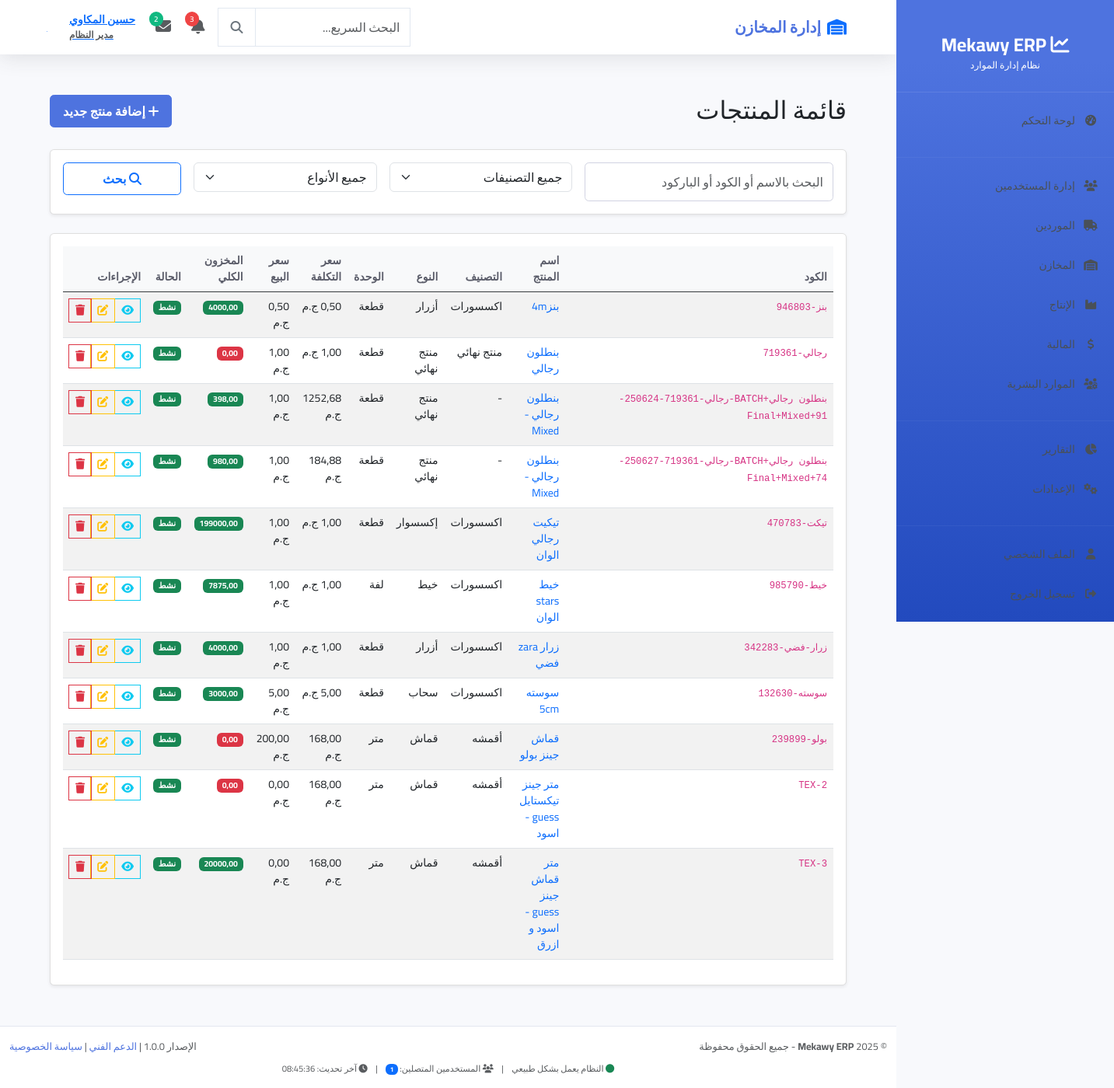
The app's page /warehouses/products/ (signed in) with its own data.
### users/models.py (models this page shows, shortened)
class User(AbstractUser):
    ROLE_CHOICES = [
        ('admin', 'مدير النظام'),
        ('manager', 'مدير'),
        ('warehouse_manager', 'مدير المخازن'),
        ('warehouse_employee', 'موظف مخازن'),
        ('production_manager', 'مدير الإنتاج'),
        ('accountant', 'محاسب'),
        ('employee', 'موظف'),
        ('viewer', 'مشاهد فقط'),
    ]
    email = models.EmailField(unique=True, verbose_name="البريد الإلكتروني")
    phone = models.CharField(max_length=20, blank=True, null=True, verbose_name="رقم الهاتف")
    role = models.CharField(max_length=20, choices=ROLE_CHOICES, default='employee', verbose_name="الدور")
    department = models.CharField(max_length=100, blank=True, null=True, verbose_name="القسم")
    profile_picture = models.ImageField(upload_to='profile_pics/', blank=True, null=True, verbose_name="الصورة الشخصية")
    is_active = models.BooleanField(default=True, verbose_name="نشط")
    created_at = models.DateTimeField(auto_now_add=True, verbose_name="تاريخ الإنشاء")
    updated_at = models.DateTimeField(auto_now=True, verbose_name="آخر تحديث")
    USERNAME_FIELD = 'email'
    REQUIRED_FIELDS = ['username', 'first_name', 'last_name']
    class Meta:
        db_table = 'users_user'
        verbose_name = 'مستخدم'
        verbose_name_plural = 'المستخدمون'
    @property
    def full_name(self):
        return f"{self.first_name} {self.last_name}".strip()

### warehouses/models.py (models this page shows, shortened)
class Product(models.Model):
    UNIT_CHOICES = [
        ('piece', 'قطعة'),
        ('dozen', 'دستة (12 قطعة)'),
        ('sarya6', 'ساريه (6 قطع)'),
        ('sarya4', 'ساريه (4 قطع)'),
        ('shk48', 'شيكارة (48 قطعة)'),
        ('shk30', 'شيكارة (30 قطعة)'),
        ('kg', 'كيلوجرام'),
        ('meter', 'متر'),
        ('roll', 'لفة'),
    ]
    PRODUCT_TYPES = [
        ('fabric', 'قماش'),
        ('thread', 'خيط'),
        ('button', 'أزرار'),
        ('zipper', 'سحاب'),
        ('accessory', 'إكسسوار'),
        ('finished', 'منتج نهائي'),
    ]
    name = models.CharField(max_length=200, verbose_name="اسم المنتج")
    code = models.CharField(max_length=50, unique=True, verbose_name="كود المنتج")
    barcode = models.CharField(max_length=100, blank=True, verbose_name="الباركود")
    category = models.ForeignKey(Category, on_delete=models.SET_NULL, null=True, verbose_name="الفئة")
    product_type = models.CharField(max_length=20, choices=PRODUCT_TYPES, default='fabric', verbose_name="نوع المنتج")
    cost_price = models.DecimalField(max_digits=10, decimal_places=2, default=0, verbose_name="سعر التكلفة")
    unit = models.CharField(max_length=20, choices=UNIT_CHOICES, default='piece', verbose_name="الوحدة")
    unit_new = models.ForeignKey(Unit, on_delete=models.PROTECT, null=True, blank=True, verbose_name="الوحدة الجديدة")
    selling_price = models.DecimalField(max_digits=10, decimal_places=2, default=0, verbose_name="سعر البيع")
    min_stock_level = models.PositiveIntegerField(default=0, verbose_name="الحد الأدنى للمخزون")
    is_active = models.BooleanField(default=True, verbose_name="نشط")
    created_at = models.DateTimeField(auto_now_add=True, verbose_name="تاريخ الإنشاء")
    class Meta:
        verbose_name = "منتج"
        verbose_name_plural = "المنتجات"
    @property
    def total_stock(self):
        return sum(item.quantity for item in self.stock_items.all())

class Category(models.Model):
    name = models.CharField(max_length=100, verbose_name="اسم التصنيف")
    description = models.TextField(blank=True, verbose_name="الوصف")
    is_active = models.BooleanField(default=True, verbose_name="نشط")
    class Meta:
        verbose_name = "تصنيف"
        verbose_name_plural = "التصنيفات"

class StockItem(models.Model):
    warehouse = models.ForeignKey(Warehouse, on_delete=models.CASCADE, related_name='stock_items', verbose_name="المخزن")
    product = models.ForeignKey(Product, on_delete=models.CASCADE, related_name='stock_items', verbose_name="المنتج")
    quantity = models.DecimalField(max_digits=10, decimal_places=2, default=0, validators=[MinValueValidator(0)], verbose_name="الكمية")
    reserved_quantity = models.DecimalField(max_digits=10, decimal_places=2, default=0, validators=[MinValueValidator(0)], verbose_name="الكمية المحجوزة")
    location = models.CharField(max_length=100, blank=True, verbose_name="الموقع")
    last_updated = models.DateTimeField(auto_now=True, verbose_name="آخر تحديث")
    class Meta:
        unique_together = ['warehouse', 'product']
        verbose_name = "عنصر مخزون"
        verbose_name_plural = "عناصر المخزون"

### warehouses/views.py (the view)
# urls.py: path('products/', views.ProductListView.as_view(), name='product_list'),
class ProductListView(LoginRequiredMixin, ListView):
    model = Product
    template_name = 'warehouses/product_list.html'
    context_object_name = 'products'
    paginate_by = 25
    def get_queryset(self):
        queryset = Product.objects.select_related('category').all()
        search = self.request.GET.get('search')
        category = self.request.GET.get('category')
        product_type = self.request.GET.get('product_type')
        if search:
            queryset = queryset.filter(
                Q(name__icontains=search) |
                Q(code__icontains=search) |
                Q(barcode__icontains=search)
            )
        if category:
            queryset = queryset.filter(category_id=category)
        if product_type:
            queryset = queryset.filter(product_type=product_type)
        return queryset.order_by('name')

### templates/warehouses/product_list.html (shortened to what this page needs)
{% extends 'warehouses/base.html' %}
{% load static %}
{% block warehouse_content %}
<div class="container-fluid">
    <div class="row mb-4">
        <div class="col-md-8">
            <h2>قائمة المنتجات</h2>
        </div>
        <div class="col-md-4 text-end">
            {% if user.role in 'admin,warehouse_manager' %}
            <a href="{% url 'warehouses:product_add' %}" class="btn btn-primary">
                <i class="fas fa-plus"></i> إضافة منتج جديد
            </a>
            {% endif %}
        </div>
    </div>
    <div class="card mb-4">
        <div class="card-body">
            <form method="get" class="row g-3">
                <div class="col-md-4">
                    <input type="text" name="search" class="form-control" placeholder="البحث بالاسم أو الكود أو الباركود" value="{{ request.GET.search }}">
                </div>
                <div class="col-md-3">
                    <select name="category" class="form-select">
                        <option value="">جميع التصنيفات</option>
                    </select>
                </div>
                <div class="col-md-3">
                    <select name="product_type" class="form-select">
                        <option value="">جميع الأنواع</option>
                    </select>
                </div>
                <div class="col-md-2">
                    <button type="submit" class="btn btn-outline-primary w-100">
                        <i class="fas fa-search"></i> بحث
                    </button>
                </div>
            </form>
        </div>
    </div>
    <div class="card">
        <div class="card-body">
            <div class="table-responsive">
                <table class="table table-striped table-hover">
                    <thead class="table-dark">
                        <tr>
                            <th>الكود</th>
                            <th>اسم المنتج</th>
                            <th>التصنيف</th>
                            <th>النوع</th>
                            <th>الوحدة</th>
                            <th>سعر التكلفة</th>
                            <th>سعر البيع</th>
                            <th>المخزون الكلي</th>
                            <th>الحالة</th>
                            <th>الإجراءات</th>
                        </tr>
                    </thead>
                    <tbody>
                        {% for product in products %}
                        <tr>
                            <td><code>{{ product.code }}</code></td>
                            <td>
                                <a href="{% url 'warehouses:product_detail' product.pk %}" class="text-decoration-none">
                                    {{ product.name }}
                                </a>
                            </td>
                            <td>{{ product.category.name|default:"-" }}</td>
                            <td>{{ product.get_product_type_display }}</td>
                            <td>{{ product.get_unit_display }}</td>
                            <td>{{ product.cost_price }} ج.م</td>
                            <td>{{ product.selling_price }} ج.م</td>
                            <td>
                                <span class="badge bg-{% if product.total_stock <= product.min_stock_level %}danger{% else %}success{% endif %}">
                                    {{ product.total_stock }}
                                </span>
                            </td>
                            <td>
                                {% if product.is_active %}
                                <span class="badge bg-success">نشط</span>
                                {% else %}
                                <span class="badge bg-secondary">غير نشط</span>
                                {% endif %}
                            </td>
                            <td>
                                <div class="btn-group btn-group-sm">
                                    <a href="{% url 'warehouses:product_detail' product.pk %}" class="btn btn-outline-info" title="عرض">
                                        <i class="fas fa-eye"></i>
                                    </a>
                                    {% if user.role in 'admin,warehouse_manager' %}
                                    <a href="{% url 'warehouses:product_edit' product.pk %}" class="btn btn-outline-warning" title="تعديل">
                                        <i class="fas fa-edit"></i>
                                    </a>
                                    {% if user.role == 'admin' %}
                                    <a href="{% url 'warehouses:product_delete' product.pk %}" class="btn btn-outline-danger" title="حذف">
                                        <i class="fas fa-trash"></i>
                                    </a>
                                    {% endif %}
                                    {% endif %}
                                </div>
                            </td>
                        </tr>
                        {% endfor %}
                    </tbody>
                </table>
            </div>
        </div>
    </div>
</div>
{% endblock %}

### templates/partials/navbar.html (shortened to what this page needs)
<nav class="navbar navbar-expand-lg">
    <div class="container-fluid px-3">
        <div class="navbar-brand mb-0 fw-bold fs-5">
            {% block page_title %}
                {% if request.resolver_match.url_name == 'index' %}
                    <i class="fas fa-tachometer-alt text-primary me-2"></i>لوحة التحكم
                {% elif 'users' in request.resolver_match.app_name %}
                    <i class="fas fa-users text-primary me-2"></i>إدارة المستخدمين
                {% elif 'suppliers' in request.resolver_match.app_name %}
                    <i class="fas fa-truck text-primary me-2"></i>إدارة الموردين
                {% elif 'warehouses' in request.resolver_match.app_name %}
                    <i class="fas fa-warehouse text-primary me-2"></i>إدارة المخازن
                {% elif 'production' in request.resolver_match.app_name %}
                    <i class="fas fa-industry text-primary me-2"></i>إدارة الإنتاج
                {% elif 'finance' in request.resolver_match.app_name %}
                    <i class="fas fa-chart-line text-primary me-2"></i>إدارة المالية
                {% elif 'hr' in request.resolver_match.app_name %}
                    <i class="fas fa-users-cog text-primary me-2"></i>الموارد البشرية
                {% else %}
                    <i class="fas fa-chart-line text-primary me-2"></i>Mekawy ERP
                {% endif %}
            {% endblock %}
        </div>
        <div class="d-flex align-items-center gap-2">
            <div class="search-container d-none d-md-block">
                <div class="input-group">
                    <input type="text" class="form-control search-input" placeholder="البحث السريع..." style="width: 200px;">
                    <button class="btn btn-outline-secondary search-btn" type="button">
                        <i class="fas fa-search"></i>
                    </button>
                </div>
            </div>
            <div class="dropdown">
                <button class="btn btn-link position-relative p-2" data-bs-toggle="dropdown">
                    <i class="fas fa-bell fs-5 text-muted"></i>
                    <span class="notification-badge">3</span>
                </button>
            </div>
            <div class="dropdown">
                <button class="btn btn-link position-relative p-2" data-bs-toggle="dropdown">
                    <i class="fas fa-envelope fs-5 text-muted"></i>
                    <span class="message-badge">2</span>
                </button>
            </div>
            <div class="dropdown">
                <button class="btn btn-link d-flex align-items-center gap-2 p-2" data-bs-toggle="dropdown">
                    <div class="user-info text-end d-none d-lg-block">
                        <div class="fw-semibold">{{ user.get_full_name|default:user.username }}</div>
                        <small class="text-muted">{{ user.get_role_display|default:"مستخدم" }}</small>
                    </div>
                    {% if user.profile_picture %}
                        <img src="{{ user.profile_picture.url }}" class="user-avatar" alt="{{ user.get_full_name }}">
                    {% else %}
                        <div class="user-avatar-placeholder">
                            {{ user.get_full_name|first|upper|default:"U" }}
                        </div>
                    {% endif %}
                </button>
            </div>
        </div>
    </div>
</nav>

### records on screen
User: get_full_name "حسين المكاوي", role "مدير النظام", get_full_name|first "ح"
Product: code "بنز-946803", name "بنز4m", category.name "اكسسورات", product_type "أزرار", unit "قطعة", cost_price "0,50", selling_price "0,50", total_stock "4000,00", is_active "نشط"
Product: code "رجالي-719361", name "بنطلون رجالي", category.name "منتج نهائي", product_type "منتج نهائي", unit "قطعة", cost_price "1,00", selling_price "1,00", total_stock "0,00", is_active "نشط"
Product: code "بنطلون رجالي+BATCH-رجالي-719361-250624-91+Final+Mixed", name "بنطلون رجالي - Mixed", category.name "-", product_type "منتج نهائي", unit "قطعة", cost_price "1252,68", selling_price "1,00", total_stock "398,00", is_active "نشط"
Product: code "بنطلون رجالي+BATCH-رجالي-719361-250627-74+Final+Mixed", name "بنطلون رجالي - Mixed", category.name "-", product_type "منتج نهائي", unit "قطعة", cost_price "184,88", selling_price "1,00", total_stock "980,00", is_active "نشط"
Product: code "تيكت-470783", name "تيكيت رجالي الوان", category.name "اكسسورات", product_type "إكسسوار", unit "قطعة", cost_price "1,00", selling_price "1,00", total_stock "199000,00", is_active "نشط"
Product: code "خيط-985790", name "خيط stars الوان", category.name "اكسسورات", product_type "خيط", unit "لفة", cost_price "1,00", selling_price "1,00", total_stock "7875,00", is_active "نشط"
Product: code "زرار-فضي-342283", name "زرار zara فضي", category.name "اكسسورات", product_type "أزرار", unit "قطعة", cost_price "1,00", selling_price "1,00", total_stock "4000,00", is_active "نشط"
Product: code "سوسته-132630", name "سوسته 5cm", category.name "اكسسورات", product_type "سحاب", unit "قطعة", cost_price "5,00", selling_price "5,00", total_stock "3000,00", is_active "نشط"
Product: code "بولو-239899", name "قماش جينز بولو", category.name "أقمشه", product_type "قماش", unit "متر", cost_price "168,00", selling_price "200,00", total_stock "0,00", is_active "نشط"
Product: code "TEX-2", name "متر جينز تيكستايل guess - اسود", category.name "أقمشه", product_type "قماش", unit "متر", cost_price "168,00", selling_price "0,00", total_stock "0,00", is_active "نشط"
Product: code "TEX-3", name "متر قماش جينز guess - اسود و ازرق", category.name "أقمشه", product_type "قماش", unit "متر", cost_price "168,00", selling_price "0,00", total_stock "20000,00", is_active "نشط"

### other values on screen
{{ online_users_count|default:"0" }} "1"
{{ last_update|default:"الآن" }} "08:45:36"
